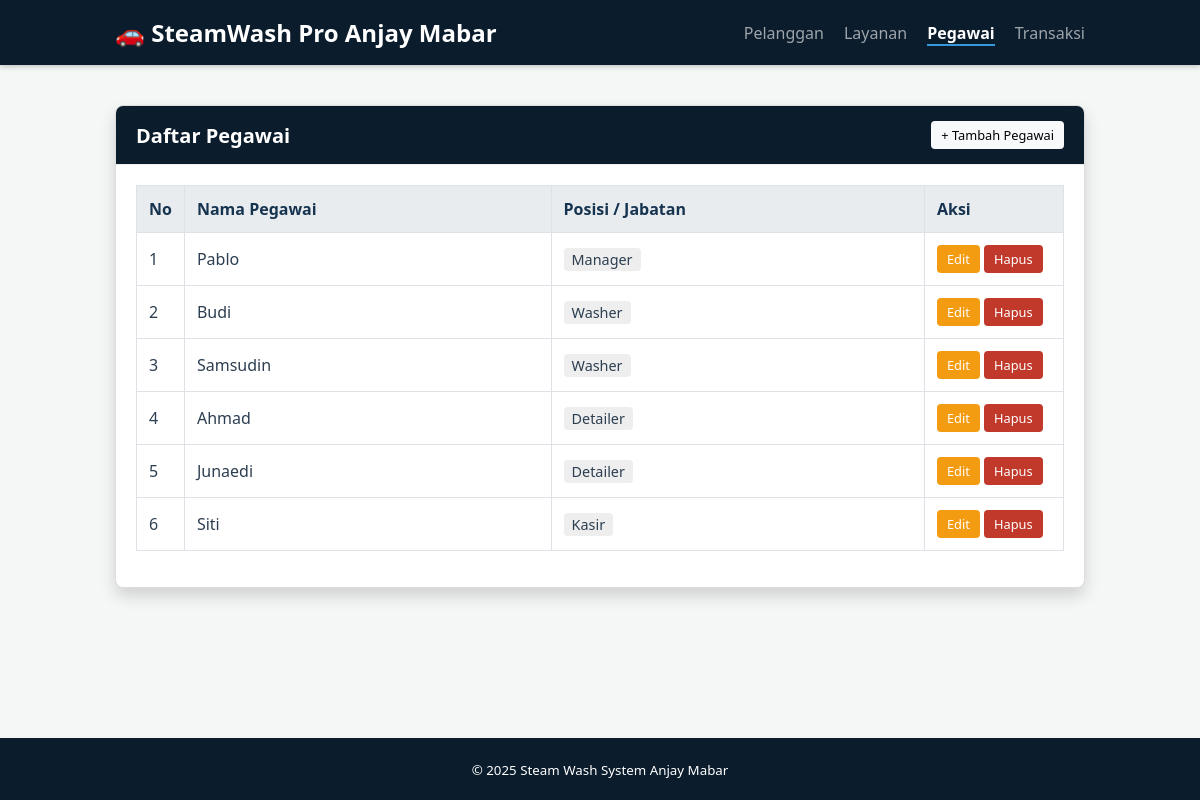
Screenshot of /index.php?page=pegawai with the database file from the repository.
### tables this page shows
CREATE TABLE pegawai (
    id_pegawai INT AUTO_INCREMENT PRIMARY KEY,
    nama_pegawai VARCHAR(100) NOT NULL,
    posisi VARCHAR(50) NOT NULL
);

### viewmodels/PegawaiViewModel.php (called while the page is built, shortened)
<?php
require_once 'config/Database.php';
require_once 'models/Pegawai.php';
class PegawaiViewModel {
    private $pegawaiModel;
    public function __construct() {
        $database = new Database();
        $this->db = $database->getConnection();
        $this->pegawaiModel = new Pegawai($this->db);
    }
    public function showAllPegawai() {
        $stmt = $this->pegawaiModel->read();
        $data = [];
        while ($row = $stmt->fetch(PDO::FETCH_ASSOC)) {
            $data[] = $row;
        }
        return $data;
    }
}
?>

### config/Database.php (called while the page is built, shortened)
<?php
class Database {
    private $host = "localhost";
    private $db_name = "db_tempatcucikendaraan";
    private $username = "root";
    private $password = "";
    public function getConnection() {
        $this->conn = null;
        try {
            $this->conn = new PDO("mysql:host=" . $this->host . ";dbname=" . $this->db_name, $this->username, $this->password);
            $this->conn->setAttribute(PDO::ATTR_ERRMODE, PDO::ERRMODE_EXCEPTION);
        } catch(PDOException $exception) {
            echo "Connection error: " . $exception->getMessage();
        }
        return $this->conn;
    }
}
?>

### models/Pegawai.php (called while the page is built, shortened)
<?php
class Pegawai {
    private $conn;
    private $table_name = "pegawai";
    public function __construct($db) {
        $this->conn = $db;
    }
    public function read() {
        $query = "SELECT * FROM " . $this->table_name . " ORDER BY id_pegawai ASC";
        $stmt = $this->conn->prepare($query);
        $stmt->execute();
        return $stmt;
    }
}
?>

### views/pegawai_list.php (the view, shortened to what this page needs)
<?php
include 'views/template/header.php';
?>
<div class="card shadow">
    <div class="card-header d-flex justify-content-between align-items-center">
        <h3 class="mb-0" style="margin:0; font-size: 1.25rem;">Daftar Pegawai</h3>
        <a href="index.php?page=add_pegawai" class="btn btn-light btn-sm">
            + Tambah Pegawai
        </a>
    </div>
    <div class="card-body">
        <div class="table-responsive">
            <table class="table table-hover table-bordered">
                <thead>
                    <tr>
                        <th width="5%" class="text-center">No</th>
                        <th>Nama Pegawai</th>
                        <th>Posisi / Jabatan</th>
                        <th width="15%" class="text-center">Aksi</th>
                    </tr>
                </thead>
                <tbody>
                    <?php
                    if (!empty($pegawaiList)) {
                        $no = 1;
                        foreach ($pegawaiList as $p) {
                    ?>
                        <tr>
                            <td class="text-center"><?= $no++; ?></td>
                            <td><?= $p['nama_pegawai']; ?></td>
                            <td>
                                <span style="background: #eee; padding: 2px 8px; border-radius: 4px; font-size: 0.9em;">
                                    <?= $p['posisi']; ?>
                                </span>
                            </td>
                            <td class="text-center">
                                <a href="index.php?page=edit_pegawai&id=<?= $p['id_pegawai']; ?>" class="btn btn-warning btn-sm">Edit</a>
                                <a href="index.php?action=delete_pegawai&id=<?= $p['id_pegawai']; ?>" class="btn btn-danger btn-sm" onclick="return confirm('Hapus pegawai ini?');">Hapus</a>
                            </td>
                        </tr>
                    <?php
                        }
                    } else {
                    ?>
                        <tr>
                            <td colspan="4" class="text-center">Belum ada data pegawai.</td>
                        </tr>
                    <?php } ?>
                </tbody>
            </table>
        </div>
    </div>
</div>
<?php include 'views/template/footer.php'; ?>

### index.php (shortened to what this page needs)
<?php
require_once 'viewmodels/PegawaiViewModel.php';
$pelangganVM = new PelangganViewModel();
$layananVM = new LayananViewModel();
$pegawaiVM = new PegawaiViewModel();
$transaksiVM = new TransaksiViewModel();
$page = isset($_GET['page']) ? $_GET['page'] : 'home';
$action = isset($_GET['action']) ? $_GET['action'] : '';
if ($action == 'save_pelanggan') {
    if ($_SERVER['REQUEST_METHOD'] == 'POST') {
        $pelangganVM->addPelanggan($_POST['nama_pelanggan'], $_POST['no_hp'], $_POST['alamat']);
        header("Location: index.php"); exit;
    }
}
elseif ($action == 'update_pelanggan') {
    if ($_SERVER['REQUEST_METHOD'] == 'POST') {
        $pelangganVM->updatePelanggan($_POST['id_pelanggan'], $_POST['nama_pelanggan'], $_POST['no_hp'], $_POST['alamat']);
        header("Location: index.php"); exit;
    }
}
elseif ($action == 'delete_pelanggan') {
    if (isset($_GET['id'])) {
        $pelangganVM->deletePelanggan($_GET['id']);
        header("Location: index.php"); exit;
    }
}
elseif ($page == 'add_pelanggan') {
    include 'views/pelanggan_form.php';
}
elseif ($page == 'edit_pelanggan') {
    if (isset($_GET['id'])) {
        $pelanggan = $pelangganVM->getPelangganById($_GET['id']);
        include 'views/pelanggan_form.php';
    }
}
elseif ($action == 'save_layanan') {
    if ($_SERVER['REQUEST_METHOD'] == 'POST') {
        $layananVM->addLayanan($_POST['nama_layanan'], $_POST['harga'], $_POST['durasi_menit']);
        header("Location: index.php?page=layanan"); exit;
    }
}
elseif ($action == 'update_layanan') {
    if ($_SERVER['REQUEST_METHOD'] == 'POST') {
        $layananVM->updateLayanan($_POST['id_layanan'], $_POST['nama_layanan'], $_POST['harga'], $_POST['durasi_menit']);
        header("Location: index.php?page=layanan"); exit;
    }
}
elseif ($action == 'delete_layanan') {
    if (isset($_GET['id'])) {
        $layananVM->deleteLayanan($_GET['id']);
        header("Location: index.php?page=layanan"); exit;
    }
}
elseif ($page == 'layanan') {
    $layananList = $layananVM->showAllLayanan();
    include 'views/layanan_list.php';
}
elseif ($page == 'add_layanan') {
    include 'views/layanan_form.php';
}
elseif ($page == 'edit_layanan') {
    if (isset($_GET['id'])) {
        $layanan = $layananVM->getLayananById($_GET['id']);
        include 'views/layanan_form.php';
    }
}
elseif ($action == 'save_pegawai') {
    if ($_SERVER['REQUEST_METHOD'] == 'POST') {
        $pegawaiVM->addPegawai($_POST['nama_pegawai'], $_POST['posisi']);
        header("Location: index.php?page=pegawai"); exit;
    }
}
elseif ($action == 'update_pegawai') {
    if ($_SERVER['REQUEST_METHOD'] == 'POST') {
        $pegawaiVM->updatePegawai($_POST['id_pegawai'], $_POST['nama_pegawai'], $_POST['posisi']);
        header("Location: index.php?page=pegawai"); exit;
    }
}
elseif ($action == 'delete_pegawai') {
    if (isset($_GET['id'])) {
        $pegawaiVM->deletePegawai($_GET['id']);
        header("Location: index.php?page=pegawai"); exit;
    }
}
elseif ($page == 'pegawai') {
    $pegawaiList = $pegawaiVM->showAllPegawai();
    include 'views/pegawai_list.php';
}
elseif ($page == 'add_pegawai') {
    include 'views/pegawai_form.php';
}
elseif ($page == 'edit_pegawai') {
    if (isset($_GET['id'])) {
        $pegawai = $pegawaiVM->getPegawaiById($_GET['id']);
        include 'views/pegawai_form.php';
    }
}
elseif ($action == 'save_transaksi') {
    if ($_SERVER['REQUEST_METHOD'] == 'POST') {
        $transaksiVM->addTransaksi($_POST);
        header("Location: index.php?page=transaksi"); exit;
    }
}
elseif ($action == 'update_transaksi') {
    if ($_SERVER['REQUEST_METHOD'] == 'POST') {
        $transaksiVM->updateTransaksi($_POST);
        header("Location: index.php?page=transaksi"); exit;
    }
}
elseif ($action == 'delete_transaksi') {
    if (isset($_GET['id'])) {
        $transaksiVM->deleteTransaksi($_GET['id']);
        header("Location: index.php?page=transaksi"); exit;
    }
}
elseif ($page == 'transaksi') {
    $transaksiList = $transaksiVM->showAllTransaksi();
    include 'views/transaksi_list.php';
}
elseif ($page == 'add_transaksi') {
    $dataPelanggan = $transaksiVM->getListPelanggan();
    $dataLayanan = $transaksiVM->getListLayanan();
    $dataPegawai = $transaksiVM->getListPegawai();
    include 'views/transaksi_form.php';
}
else {
    $pelangganList = $pelangganVM->showAllPelanggan();
    include 'views/pelanggan_list.php';
}
?>

### views/template/header.php (shortened to what this page needs)
<!DOCTYPE html>
<html lang="id">
<head>
</head>
<body>
    <nav class="navbar">
        <div class="container">
            <a class="navbar-brand" href="index.php">🚗 SteamWash Pro Anjay Mabar</a>
            <?php
            $p = isset($_GET['page']) ? $_GET['page'] : 'home';
            ?>
            <ul class="navbar-nav">
                <li>
                    <a class="nav-link <?= ($p == 'home' || $p == 'add_pelanggan' || $p == 'edit_pelanggan') ? 'active' : '' ?>" href="index.php">
                        Pelanggan
                    </a>
                </li>
                <li>
                    <a class="nav-link <?= ($p == 'layanan' || $p == 'add_layanan' || $p == 'edit_layanan') ? 'active' : '' ?>" href="index.php?page=layanan">
                        Layanan
                    </a>
                </li>
                <li>
                    <a class="nav-link <?= ($p == 'pegawai') ? 'active' : '' ?>" href="index.php?page=pegawai">
                        Pegawai
                    </a>
                </li>
                <li>
                    <a class="nav-link <?= ($p == 'transaksi') ? 'active' : '' ?>" href="index.php?page=transaksi">
                        Transaksi
                    </a>
                </li>
            </ul>
        </div>
    </nav>
    <div class="container main-content">

### views/template/footer.php
</div>
    <footer style="background-color: #0b1c2c; color: white; text-align: center; padding: 20px 0; margin-top: 40px;">
        <div class="container">
            <small>&copy; <?= date('Y') ?> Steam Wash System Anjay Mabar</small>
        </div>
    </footer>
</body>
</html>

### views/template/header.php (style rules this page uses)
:root { --primary-dark: #0b1c2c; --secondary-dark: #163450; --accent-color: #3498db; --text-dark: #2c3e50; --bg-light: #f4f7f6; --success: #27ae60; --warning: #f39c12; --danger: #c0392b; --light: #f8f9fa; }
* { box-sizing: border-box; }
body { font-family: 'Segoe UI', Tahoma, sans-serif; background-color: var(--bg-light); margin: 0; padding: 0; color: var(--text-dark); display: flex; flex-direction: column; min-height: 100vh; }
.container { width: 90%; max-width: 1000px; margin: 0 auto; padding: 0 15px; }
.main-content { flex: 1; padding-top: 20px; }
.mb-0 { margin-bottom: 0; }
.d-flex { display: flex; }
.justify-content-between { justify-content: space-between; }
.align-items-center { align-items: center; }
.text-center { text-align: center; }
.navbar { background-color: var(--primary-dark); padding: 1rem 0; box-shadow: 0 2px 5px rgba(0,0,0,0.2); margin-bottom: 20px; }
.navbar .container { display: flex; justify-content: space-between; align-items: center; }
.navbar-brand { color: white; font-size: 1.5rem; font-weight: bold; text-decoration: none; }
.navbar-nav { list-style: none; margin: 0; padding: 0; display: flex; gap: 20px; }
.nav-link { color: rgba(255,255,255,0.6); text-decoration: none; font-weight: 500; transition: color 0.3s; }
.nav-link.active { color: white; font-weight: bold; border-bottom: 2px solid var(--accent-color); }
.card { background: white; border-radius: 8px; box-shadow: 0 2px 4px rgba(0,0,0,0.1); overflow: hidden; border: 1px solid #ddd; }
.card-header { padding: 15px 20px; background-color: var(--primary-dark); color: white; border-bottom: 1px solid #eee; }
.card-body { padding: 20px; }
.shadow { box-shadow: 0 0.5rem 1rem rgba(0, 0, 0, 0.15); }
.table-responsive { overflow-x: auto; }
.table { width: 100%; border-collapse: collapse; margin-bottom: 1rem; }
.table th, .table td { padding: 12px; border: 1px solid #dee2e6; text-align: left; }
.table thead { background-color: #e9ecef; }
.table th { font-weight: 600; color: var(--secondary-dark); }
.btn { display: inline-block; padding: 8px 16px; font-size: 0.9rem; border: none; border-radius: 4px; cursor: pointer; text-decoration: none; transition: 0.2s; font-family: inherit; }
.btn-sm { padding: 5px 10px; font-size: 0.8rem; }
.btn-light { background: #f8f9fa; color: #000; }
.btn-warning { background: var(--warning); color: white; }
.btn-danger { background: var(--danger); color: white; }

### rows the page displays
pegawai: nama_pegawai "Pablo", posisi "Manager"
pegawai: nama_pegawai "Budi", posisi "Washer"
pegawai: nama_pegawai "Samsudin", posisi "Washer"
pegawai: nama_pegawai "Ahmad", posisi "Detailer"
pegawai: nama_pegawai "Junaedi", posisi "Detailer"
pegawai: nama_pegawai "Siti", posisi "Kasir"
